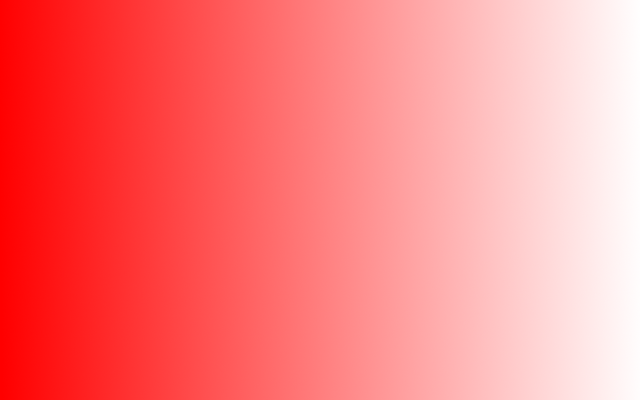
#> input picture opencv/imagePy/images/blend.png, 640 x 400 px, found by its file name
$ python threshold.py
#> lines starting #> are read from the running program, lines starting #| are printed output that depends on the picture; after the words box and inside, x2 and y2 are one past the last pixel; in counts of white or black regions, pixels touching at a corner belong together
### opencv/imagePy/pixel.py
#!/usr/bin/python

import cv2
import numpy as np

img = cv2.imread('/home/david/Pictures/blend.png')

# mouse callback function
# [5 lines left out: function selectPixel, not called in this run]

# Create a black image, a window and bind the function to window
def selectPixelFromImage(img):
    cv2.namedWindow('image')
    cv2.setMouseCallback('image', selectPixel, param = img)
    while(1):
        cv2.imshow('image',img)
        k = cv2.waitKey(1) & 0xFF
        if k == ord('m'):
            mode = not mode
        elif k == 27:
            break
    cv2.destroyAllWindows()

# [8 lines that do not run on import are left out]

### opencv/imagePy/threshold.py
#!/usr/bin/python

import cv2
import numpy as np
from matplotlib import pyplot as plt

# Simple Threshold
img = cv2.imread('/home/david/Pictures/blend.png',0)
#> img: shape (400, 640); min 76, max 254, mean 164.4

ret,thresh1 = cv2.threshold(img,127,255,cv2.THRESH_BINARY)
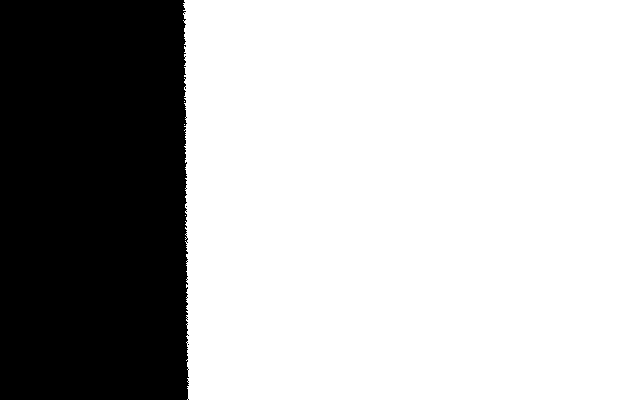
#> thresh1: shape (400, 640); 70.9% white; 3 black regions (2 under 20 px), largest, box (x1, y1, x2, y2) and area: (0, 0, 189, 400) 74443
ret,thresh2 = cv2.threshold(img,127,255,cv2.THRESH_BINARY_INV)
ret,thresh3 = cv2.threshold(img,127,255,cv2.THRESH_TRUNC)
ret,thresh4 = cv2.threshold(img,127,255,cv2.THRESH_TOZERO)
ret,thresh5 = cv2.threshold(img,127,255,cv2.THRESH_TOZERO_INV)
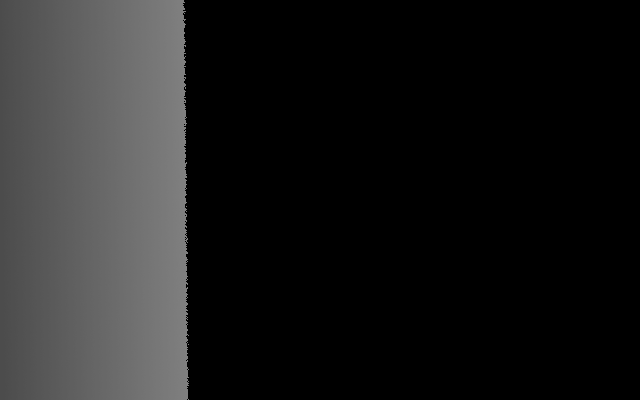
#> thresh5: shape (400, 640); min 0, max 127, mean 29.5
#> further down, img is the input picture: shape (400, 640, 3); mean B, G, R 126.5, 126.5, 255

titles = ['Original Image','BINARY','BINARY_INV','TRUNC','TOZERO','TOZERO_INV']
images = [img, thresh1, thresh2, thresh3, thresh4, thresh5]

import pixel
pixel.selectPixelFromImage(img)
#> (key Esc is pressed here)

for i in xrange(6):
    cv2.imshow(titles[i],images[i])
cv2.waitKey(0)
cv2.destroyAllWindows()

for i in xrange(6):
    plt.subplot(2,3,i+1),plt.imshow(images[i],'gray')
    plt.title(titles[i])
    plt.xticks([]),plt.yticks([])
plt.show()

# Adaptive Method

img = cv2.imread('/home/david/Pictures/noise1.png',0)
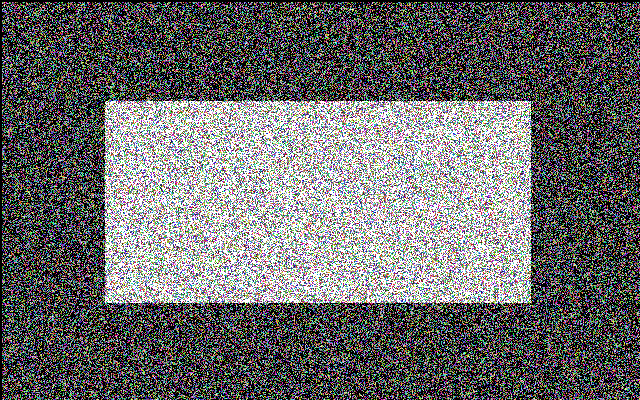
#> input picture opencv/imagePy/images/noise1.png, 640 x 400 px, found by its file name
#> img: shape (400, 640); min 0, max 255, mean 106.2
#img = cv2.medianBlur(img,5)
ret,th1 = cv2.threshold(img,127,255,cv2.THRESH_BINARY)
#> th1: shape (400, 640); 41.6% white in thin lines or dots
th2 = cv2.adaptiveThreshold(img,255,cv2.ADAPTIVE_THRESH_MEAN_C,\
            cv2.THRESH_BINARY,11,2)
#> th2: shape (400, 640); 48.4% white in thin lines or dots
th3 = cv2.adaptiveThreshold(img,255,cv2.ADAPTIVE_THRESH_GAUSSIAN_C,\
            cv2.THRESH_BINARY,11,2)
#> th3: shape (400, 640); 48.4% white in thin lines or dots
titles = ['Original Image', 'Global Thresholding (v = 127)',
            'Adaptive Mean Thresholding', 'Adaptive Gaussian Thresholding']
images = [img, th1, th2, th3]
for i in xrange(4):
    plt.subplot(2,2,i+1),plt.imshow(images[i],'gray')
    plt.title(titles[i])
    plt.xticks([]),plt.yticks([])
plt.show()

# Otsu's Binarization
img = cv2.imread('/home/david/Pictures/noise1.png',0)
# global thresholding
ret1,th1 = cv2.threshold(img,127,255,cv2.THRESH_BINARY)
# Otsu's thresholding
ret2,th2 = cv2.threshold(img,0,255,cv2.THRESH_BINARY+cv2.THRESH_OTSU)
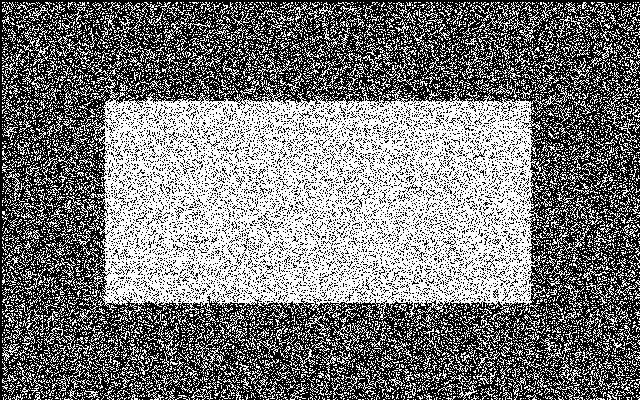
#> th2: shape (400, 640); 47.3% white in thin lines or dots
#> ret2 = 110
# Otsu's thresholding after Gaussian filtering
blur = cv2.GaussianBlur(img,(5,5),0)
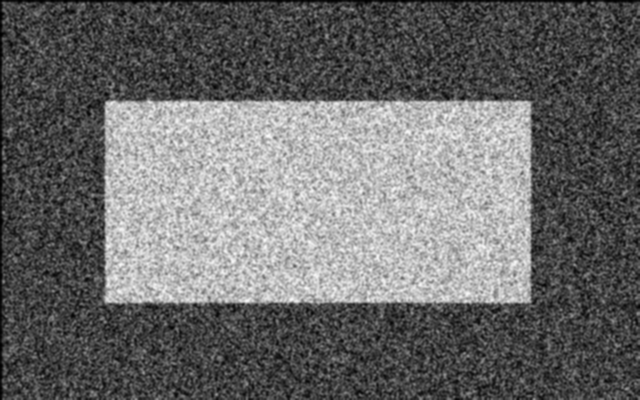
#> blur: shape (400, 640); min 0, max 250, mean 106.3
ret3,th3 = cv2.threshold(blur,0,255,cv2.THRESH_BINARY+cv2.THRESH_OTSU)
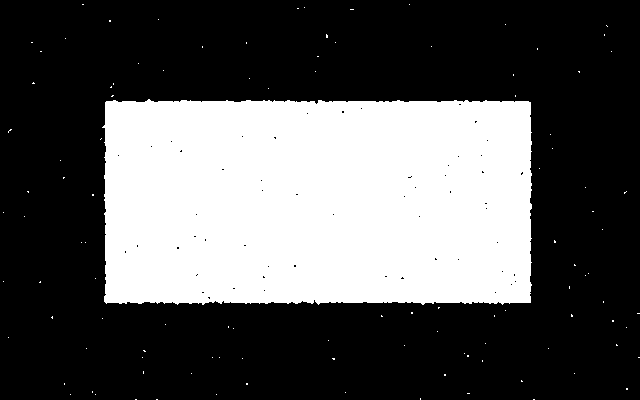
#> th3: shape (400, 640); 33.6% white; 110 white regions (109 under 20 px), largest, box (x1, y1, x2, y2) and area: (102, 99, 532, 305) 85904
#> ret3 = 126
# plot all the images and their histograms
images = [img, 0, th1,
          img, 0, th2,
          blur, 0, th3]
titles = ['Original Noisy Image','Histogram','Global Thresholding (v=127)',
          'Original Noisy Image','Histogram',"Otsu's Thresholding",
          'Gaussian filtered Image','Histogram',"Otsu's Thresholding"]
for i in xrange(3):
    plt.subplot(3,3,i*3+1),plt.imshow(images[i*3],'gray')
    plt.title(titles[i*3]), plt.xticks([]), plt.yticks([])
    plt.subplot(3,3,i*3+2),plt.hist(images[i*3].ravel(),256)
    plt.title(titles[i*3+1]), plt.xticks([]), plt.yticks([])
    plt.subplot(3,3,i*3+3),plt.imshow(images[i*3+2],'gray')
    plt.title(titles[i*3+2]), plt.xticks([]), plt.yticks([])
plt.show()
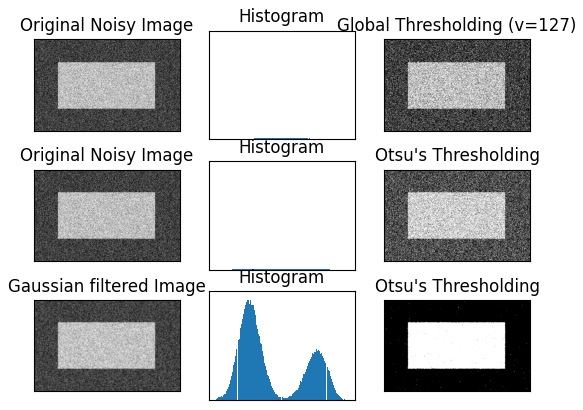
#> figure drawn by matplotlib, 9 panels
